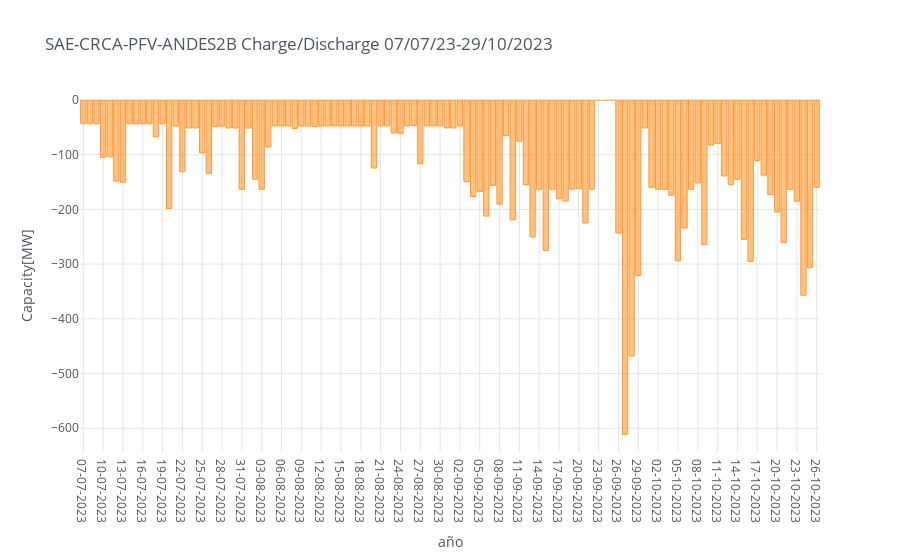

The notebook cell saved with this chart:
### Code cell
programacion_SEN_BESS_ANDES_2B_total#.transpose()
programacion_SEN_BESS_ANDES_2B_total.iplot(kind='bar',x = "Date",y = "Total", xTitle='año', yTitle="Capacity[MW]",
                    title='SAE-CRCA-PFV-ANDES2B Charge/Discharge 07/07/23-29/10/2023',
                    )#+y.columns[numero])
